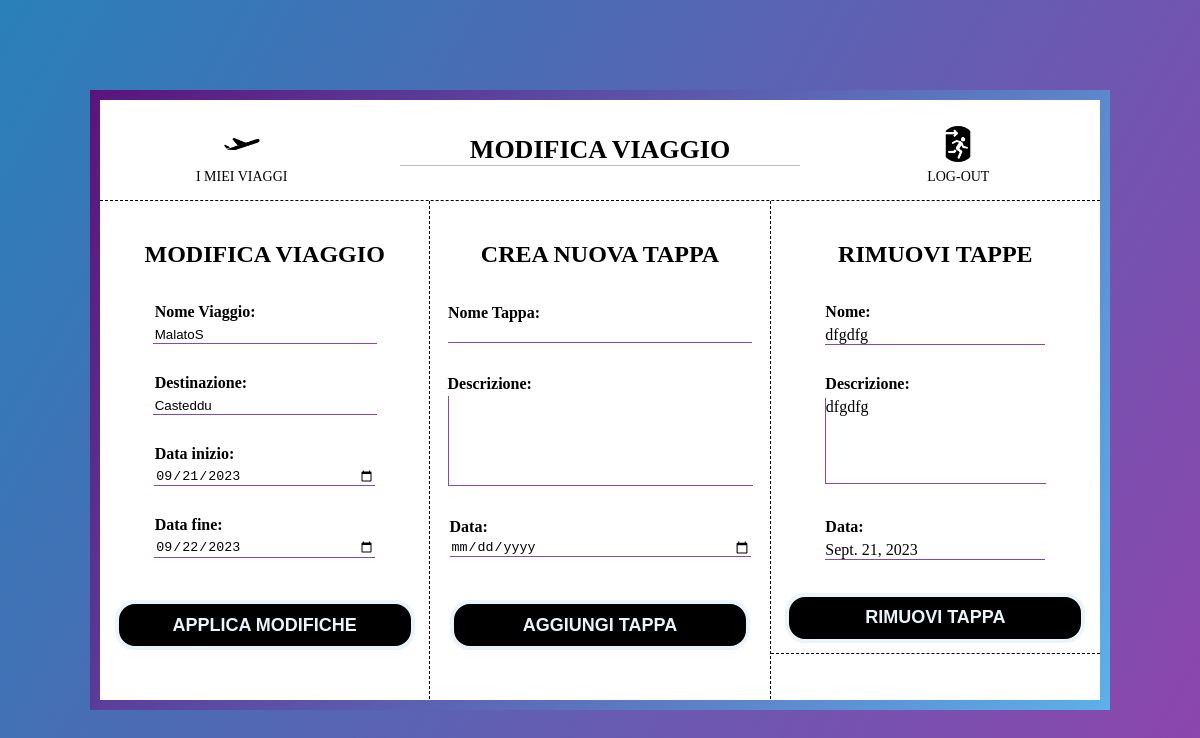
The page /organizzatoreViaggi/changeItinerary/17/ (signed in) on the database as committed earlier.
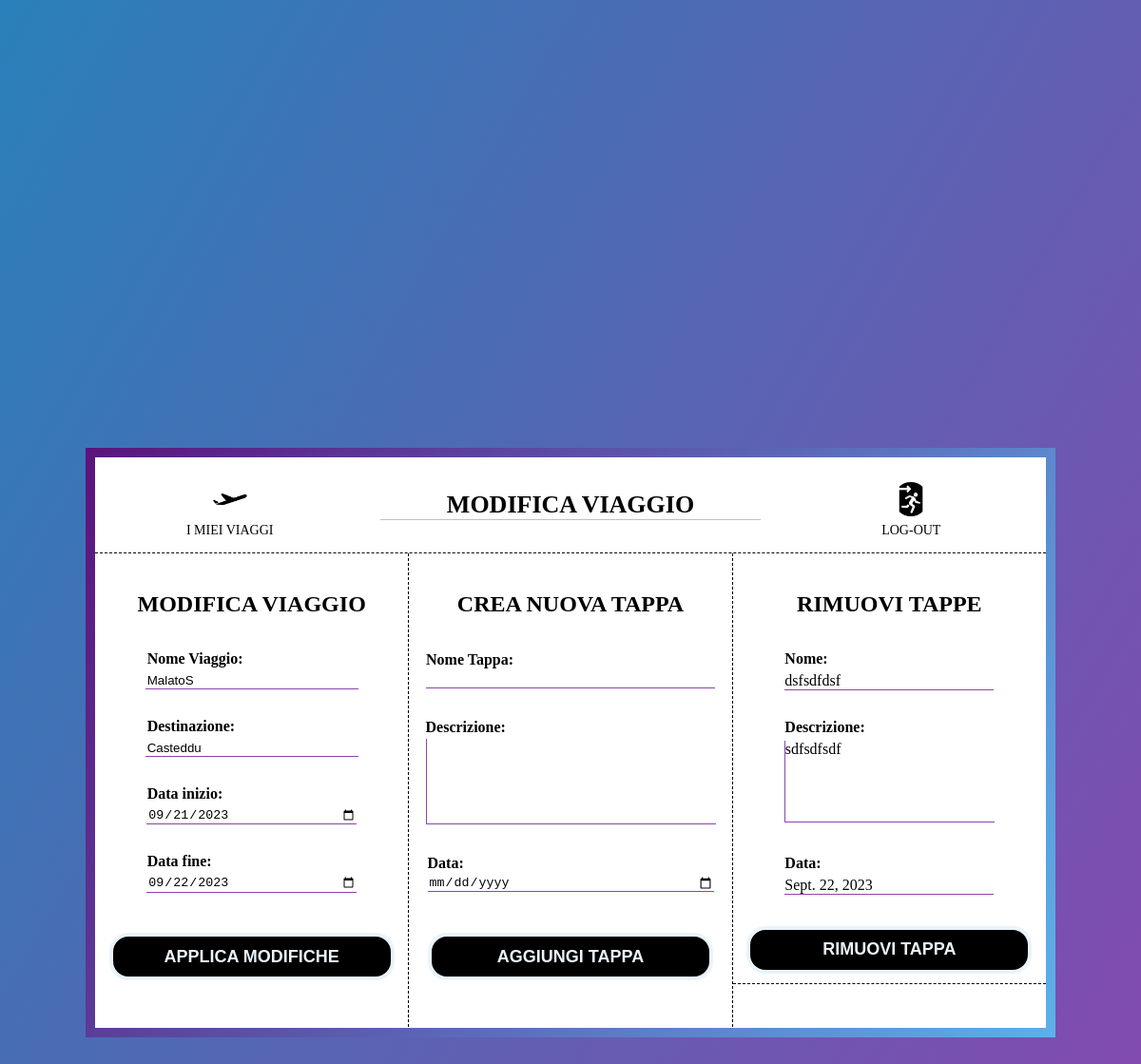
The same page on the database as committed later.
### organizzatoreViaggi/models.py (models this page shows, shortened)
class Stage(models.Model):
    id = models.AutoField(primary_key=True)
    travel = models.ForeignKey(Travel, on_delete=models.CASCADE)
    name = models.CharField(max_length=64)
    description = models.CharField(max_length=128)
    date = models.DateField()

### organizzatoreViaggi/views.py (the view)
# urls.py: path('organizzatoreViaggi/changeItinerary/<int:travel_id>/', views.changeItinerary_view, name='changeItinerary'),
@login_required(login_url= 'login')
def changeItinerary_view(request, travel_id):
    travel = Travel.objects.get(id = travel_id)
    form = TravelForm(instance=travel)
    stages = Stage.objects.filter(travel = travel_id)
    if request.method == "POST":
        if "edit_travel" in request.POST:
            form = TravelForm(request.POST, instance=travel)
            if form.is_valid():
                form.save()
                return redirect('myTravels')
        if "add_stage" in request.POST:
            emptyStageForm = StageForm(request.POST)
            emptyStageForm.travel = travel
            if emptyStageForm.is_valid():
                stage = emptyStageForm.save(commit=False)
                stage.travel = travel
                stage.save()
                url = reverse('detailsTravel', args=[travel_id])
                return redirect(url)
        if "remove_stage" in request.POST:
            stage_id = request.POST.get('stage_id')
            stage_to_delete = Stage.objects.get(id = stage_id)
            stage_to_delete.delete()
            url = reverse('detailsTravel', args=[travel_id])
            return redirect(url)
    else:
        form = TravelForm(instance=travel)
        emptyStageForm = StageForm()
    context = { 'travel': form, 'emptyStageForm': emptyStageForm, 'stages': stages}
    return render(request, 'organizzatoreViaggi/changeItinerary.html', context)

### organizzatoreViaggi/forms.py (shortened to what this page needs)
class TravelForm(ModelForm):
    class Meta:
        model = Travel
        fields = [
            'name',
            'destination',
            'start_date',
            'end_date'
        ]
        labels = {
            'name': 'Nome Viaggio',
            'destination': 'Destinazione',
            'start_date': 'Data inizio',
            'end_date': 'Data fine'
        }
        widgets = {
            'start_date': forms.DateInput(attrs={'type': 'date', 'class': 'dateField'}),
            'end_date': forms.DateInput(attrs={'type': 'date', 'class': 'dateField'}),
            'name': forms.DateInput(attrs={'class': 'textField'}),
            'destination': forms.DateInput(attrs={'class': 'textField'})
        }

### organizzatoreViaggi/templates/organizzatoreViaggi/changeItinerary.html (shortened to what this page needs)
{% load static %}
<!DOCTYPE html>
<html lang="it">
<head>
    <link rel="stylesheet" href="{% static 'css/changeItinerary.css'%}">
</head>
<body>
   <div class="page-container">
       <nav>
           <a href="{% url 'myTravels' %}">
               <img src="{% static 'images/plane_icon.png' %}" />
               <p>I miei viaggi</p>
           </a>
           <h1>MODIFICA VIAGGIO</h1>
           <a href="{% url 'logout' %}">
               <img src="{% static 'images/logout_icon.png' %}" />
               <p>Log-out</p>
           </a>
       </nav>
       <div class="main">
           <div class="main-sx">
               <h2>MODIFICA VIAGGIO</h2>
                <form class="form_travel" method="post" action="">
                    {{ travel }}
                    <div class="button_container2">
                        <input class="apply_button" type="submit" value="APPLICA MODIFICHE" name="edit_travel">
                    </div>
                </form>
           </div>
           <div class="main-c">
               <div class="title_container">
                   <h2>CREA NUOVA TAPPA</h2>
               </div>
               <div class="form_container">
                    <form class="empty_form_itinerary" method="post" action="">
                        <div class="form_field">
                            {{ emptyStageForm.as_p }}
                            <div class="add_button_container">
                                <input class="add_button" type="submit" value="AGGIUNGI TAPPA" name="add_stage">
                            </div>
                       </div>
                   </form>
                </div>
           </div>
           <div class = "main-dx">
               <div class="title_container">
                   <h2>RIMUOVI TAPPE</h2>
               </div>
               {% for stage in stages %}
               <form class="form_itinerary" method="post" action="">
                   <div class="form_field">
                       <div class="stage-container">
                            <span>Nome:</span>
                            <p> {{ stage.name }}</p>
                           <span>Descrizione:</span>
                            <p class="description-p"> {{ stage.description }}</p>
                           <span>Data:</span>
                            <p> {{ stage.date }}</p>
                            <div class="remove_button_container">
                                <input class="remove_button" type="submit" value="RIMUOVI TAPPA" name="remove_stage">
                            </div>
                       </div>
                   </div>
               </form>
               {% endfor %}
           </div>
       </div>
   </div>
</body>
</html>

Rows that differ between the two databases and show on the page:
removed Stage: name "dfgdfg", description "dfgdfg", date "Sept. 21, 2023"
added Stage: name "dsfsdfdsf", description "sdfsdfsdf", date "Sept. 22, 2023"
